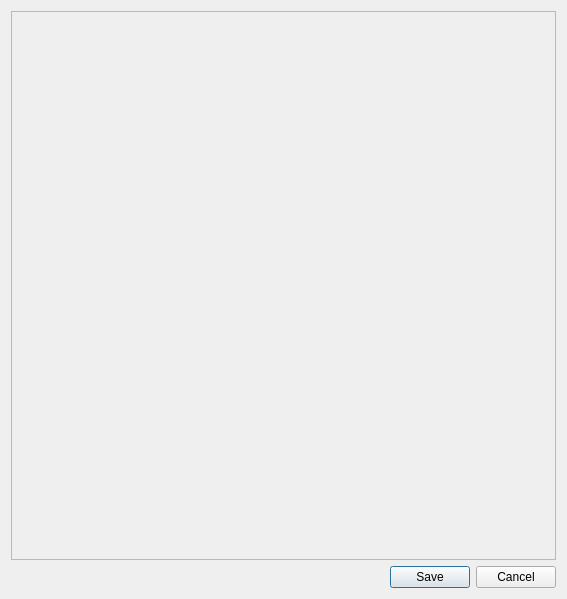
<?xml version="1.0" encoding="UTF-8"?>
<ui version="4.0">
 <class>TermsDialog</class>
 <widget class="QDialog" name="TermsDialog">
  <property name="geometry">
   <rect>
    <x>0</x>
    <y>0</y>
    <width>567</width>
    <height>599</height>
   </rect>
  </property>
  <property name="windowTitle">
   <string>Terms and Conditions</string>
  </property>
  <layout class="QVBoxLayout" name="verticalLayout">
   <item>
    <widget class="QScrollArea" name="scrollArea">
     <property name="widgetResizable">
      <bool>true</bool>
     </property>
     <widget class="QWidget" name="scrollWidget">
      <property name="geometry">
       <rect>
        <x>0</x>
        <y>0</y>
        <width>547</width>
        <height>550</height>
       </rect>
      </property>
      <layout class="QVBoxLayout" name="formLayout"/>
     </widget>
    </widget>
   </item>
   <item>
    <widget class="QDialogButtonBox" name="buttonBox">
     <property name="orientation">
      <enum>Qt::Horizontal</enum>
     </property>
     <property name="standardButtons">
      <set>QDialogButtonBox::Cancel|QDialogButtonBox::Save</set>
     </property>
    </widget>
   </item>
  </layout>
 </widget>
 <resources/>
 <connections/>
</ui>
